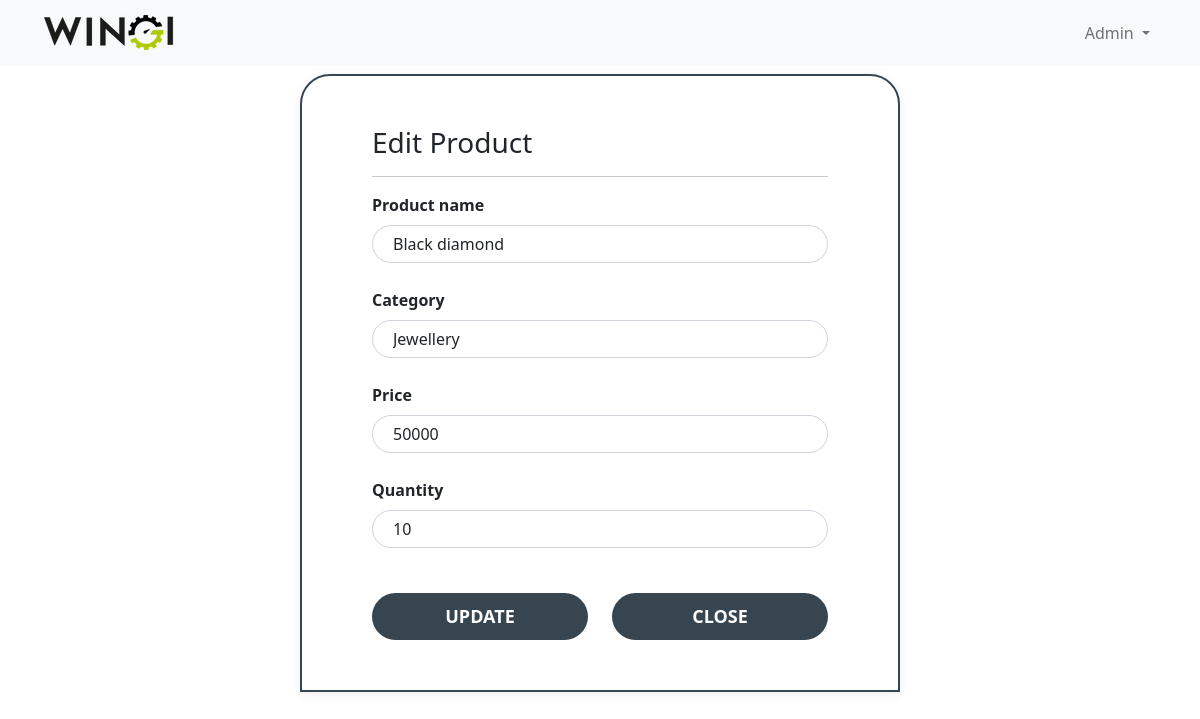
The app's page /php/editproduct.php?pid=3 (signed in) with its own data.
### tables this page shows
CREATE TABLE `products` (
  `id` int(11) NOT NULL,
  `name` varchar(255) NOT NULL,
  `category` varchar(255) NOT NULL,
  `price` int(11) NOT NULL,
  `quantity` int(11) NOT NULL,
  `date_created` timestamp NOT NULL DEFAULT current_timestamp() ON UPDATE current_timestamp()
);

### php/editproduct.php (the view, shortened to what this page needs)
<?php
    include '../php/connect.php';
    $productname = "";
    $category = "";
    if (isset($_GET['pid'])) {
        $id = $_GET['pid'];
         $rec = mysqli_query($con,"SELECT * FROM products WHERE id='$id'");
         $record = mysqli_fetch_assoc($rec);
         $productname = $record['name'];
         $category = $record['category'];
         $price = $record['price'];
         $quantity = $record['quantity'];
    }
?>
<!DOCTYPE html>
<html lang="en">
<head>
    <link rel="stylesheet" href="https://stackpath.bootstrapcdn.com/bootstrap/4.3.1/css/bootstrap.min.css">
    <link rel="stylesheet" href="../css/style.css">
    <link rel="stylesheet" href="https://cdn.jsdelivr.net/npm/bootstrap@5.1.0/dist/css/bootstrap.min.css">
    <link href="https://cdnjs.cloudflare.com/ajax/libs/simple-line-icons/2.4.1/css/simple-line-icons.min.css" rel="stylesheet">
</head>
<body>
    <header>
        <nav class="navbar navbar-expand-lg navbar-light bg-light fixed-top">
            <div class="container">
              <a class="navbar-brand" href="index.php"><img src="../assets/WingiLogo.png" height="40"></a>
              <div class="collapse navbar-collapse" id="navbarResponsive">
                <ul class="navbar-nav ms-auto">
                  <li class="nav-item dropdown">
                        <a class="nav-link dropdown-toggle" href="#" id="navbarDarkDropdownMenuLink" role="button" data-bs-toggle="dropdown" aria-expanded="false">
                          <span><i class="icon icon-user"></i></span>&nbsp;Admin
                        </a>
                      </li>
                </ul>
              </div>
            </div>
          </nav>
    </header>
    <br>
    <div class="container">
        <div class="registration-form">
            <form autocomplete="off" method="POST">
                <div class="form-label">
                    <h3>Edit Product</h3>
                    <hr>
                </div>
                <div class="form-group">
                    <label class="form-label"><b>Product name</b></label>
                    <input type="text" class="form-control item" name="name" value="<?php echo $productname; ?>">
                </div>
                <div class="form-group">
                <label class="form-label"><b>Category</b></label>
                    <input type="text" class="form-control item" name="category" value="<?php echo $category; ?>">
                </div>
                <div class="form-group">
                    <label class="form-label"><b>Price</b></label>
                    <input type="number" class="form-control item" name="price" value="<?php echo $price; ?>">
                </div>
                <div class="form-group">
                    <label class="form-label"><b>Quantity</b></label>
                    <input type="number" class="form-control item" name="quantity" value="<?php echo $quantity; ?>">
                </div>
                <div class="row">
                    <div class="col-6">
                        <input type = "submit" name = "update" value = "UPDATE" class = "btn btn-block signIn">
                    </div>
                    <div class="col-6">
                        <a href = "index.php" class = "btn btn-block signIn">CLOSE</a>
                    </div>
                </div>
            </form>
        </div>
    </div>
</body>
</html>

### css/style.css (style rules this page uses)
body { background-color: #dee9ff; }
.registration-form { padding: 50px 0; }
.registration-form form { border: 2px solid #36454f; max-width: 600px; margin: auto; padding: 50px 70px; border-top-left-radius: 30px; border-top-right-radius: 30px; box-shadow: 0px 2px 10px rgba(0, 0, 0, 0.075); }
.registration-form .item { border-radius: 20px; margin-bottom: 25px; padding: 10px 20px; }
.registration-form .signIn { border-radius: 30px; padding: 10px 20px; font-size: 18px; font-weight: bold; background-color: #36454f; border: none; color: white; margin-top: 20px; }

### records on screen
products: name "Black diamond", category "Jewellery", price "50000", quantity "10"
